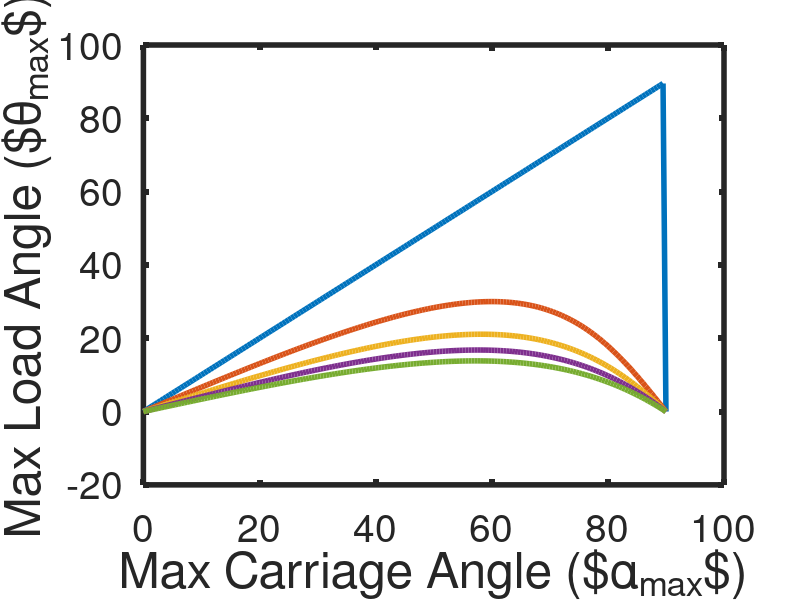

This figure's MATLAB source: (Note: this script raises an error after producing the figure.)
% close all
axial = true;
set(groot,'defaultLineLineWidth',4);
set(0, 'DefaultAxesLineWidth', 4);
set(groot,'defaultAxesFontSize',28);
lsize = 36; % Axis label font size
tsize = 41; % Title font size
lwidth = 2; % Legend border


x = [2, 3, 5, 10, 100];                     % Carriage numbers
theta = linspace(0, 90, 180+1)';            % Splay angles
alpha = 90 - theta;                         % Gripper displacement angle
phi = zeros(length(theta), length(x));      % Gripper loading angle results

for j = 1:length(x)
    n = x(j);                               % Number of carriages
    angles = zeros(length(theta), n);       % Individual carriage angles
    for k = 1:length(theta)
        angles(k, :) = linspace(-theta(k), theta(k), n);
    end
    fi = cosd(alpha-angles);                % Individual carriage forces
    fx = sum(fi.*cosd(angles), 2);          % Gripper tangential load
    fy = sum(fi.*sind(angles), 2);          % Gripper lateral load
    phi(:, j) = atan2d(fy, fx);             % Gripper loading angle
end

plot(theta, phi);
lsize = 36;
xlabel('Max Carriage Angle ($\alpha_{max}$)', 'FontSize', lsize);
ylabel('Max Load Angle ($\theta_{max}$)', 'FontSize', lsize);
xtickformat('%d$^\\circ$')
ytickformat('%d$^\\circ$')
legend('2 Carriages', '3 Carriages', '5 Carriages', '10 Carriages', '100 Carriages', 'location', 'northwest');
title('Splayed Gripper In-Plane Loading');
box off;
legend boxoff;